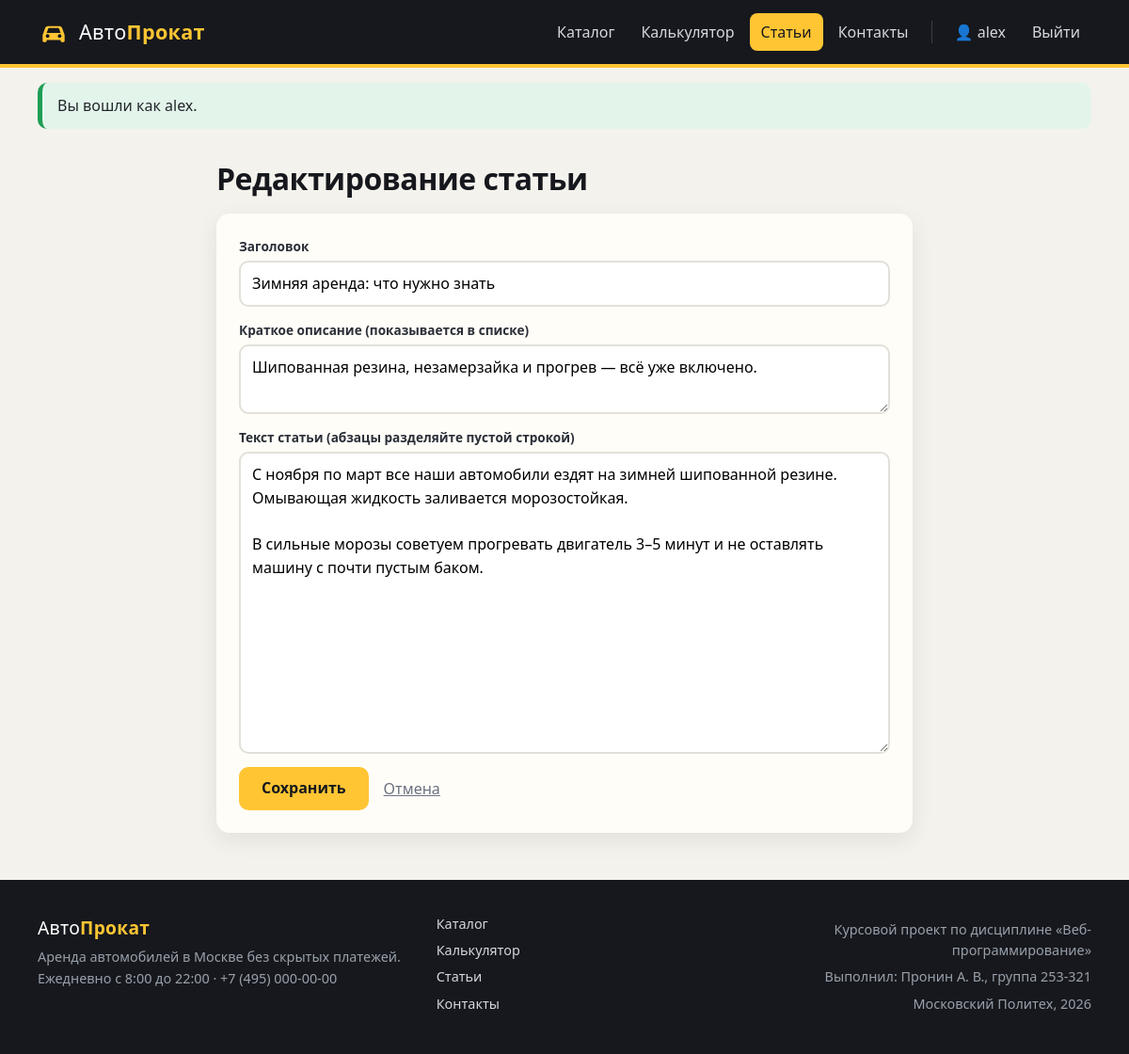
/articles/7/edit (signed in), run on the app's committed database.
### tables this page shows
CREATE TABLE `users` (
    `id`            INT UNSIGNED NOT NULL AUTO_INCREMENT,
    `nickname`      VARCHAR(40)  NOT NULL,
    `email`         VARCHAR(120) NOT NULL,
    `password_hash` VARCHAR(255) NOT NULL,
    `created_at`    DATETIME     NOT NULL DEFAULT CURRENT_TIMESTAMP,
    PRIMARY KEY (`id`),
    UNIQUE KEY `uq_users_nickname` (`nickname`),
    UNIQUE KEY `uq_users_email` (`email`)
);

CREATE TABLE `articles` (
    `id`         INT UNSIGNED NOT NULL AUTO_INCREMENT,
    `author_id`  INT UNSIGNED NOT NULL,
    `title`      VARCHAR(200) NOT NULL,
    `excerpt`    VARCHAR(400) NOT NULL,
    `body`       TEXT         NOT NULL,
    `created_at` DATETIME     NOT NULL DEFAULT CURRENT_TIMESTAMP,
    `updated_at` DATETIME     NULL,
    PRIMARY KEY (`id`),
    KEY `ix_articles_author` (`author_id`),
    CONSTRAINT `fk_articles_author` FOREIGN KEY (`author_id`) REFERENCES `users` (`id`) ON DELETE CASCADE
);

### src/Core/Controller.php (called while the page is built, shortened)
<?php
abstract class Controller
{
    protected function render(string $template, array $vars = [], int $code = 200): void
    {
        View::render($template, $vars, $code);
    }
    protected function requireLogin(): void
    {
        if (!Auth::check()) {
            flash('info', 'Войдите, чтобы продолжить.');
            if (($_SERVER['REQUEST_METHOD'] ?? 'GET') === 'GET') {
                $_SESSION['after_login'] = (string) ($_GET['route'] ?? '');
            }
            $this->redirect('login');
        }
    }
}

### src/Controllers/ArticlesController.php (called while the page is built, shortened)
<?php
final class ArticlesController extends Controller
{
    public function edit(int $id): void
    {
        $article = $this->ownArticle($id);
        $this->render('articles/form', [
            'title'   => 'Редактирование статьи',
            'article' => $article,
            'action'  => url('articles/' . $id . '/edit'),
            'errors'  => [],
        ]);
    }
    private function ownArticle(int $id): ?array
    {
        $this->requireLogin();
        $article = Article::find($id);
        return $article;
    }
}

### index.php (called while the page is built, shortened)
<?php
spl_autoload_register(function (string $class): void {
    $prefix = 'App\\';
    if (str_starts_with($class, $prefix)) {
        $file = __DIR__ . '/src/' . str_replace('\\', '/', substr($class, strlen($prefix))) . '.php';
    }
});
require __DIR__ . '/src/helpers.php';
$route  = trim((string) ($_GET['route'] ?? ''), '/');
$method = $_SERVER['REQUEST_METHOD'] ?? 'GET';
$router = new App\Core\Router(require __DIR__ . '/src/routes.php');
$router->dispatch($method, $route);

### src/helpers.php (called while the page is built, shortened)
<?php
function e(mixed $value): string
{
    return htmlspecialchars((string) $value, ENT_QUOTES, 'UTF-8');
}
function url(string $path = '', array $query = []): string
{
    $link = App::baseUrl() . '/' . ltrim($path, '/');
    $query = array_filter($query, fn ($v) => $v !== '' && $v !== null);
    return $query ? $link . '?' . http_build_query($query) : $link;
}
function asset(string $path): string
{
    $file = App::root() . '/assets/' . $path;
    $v = is_file($file) ? filemtime($file) : 1;
    return App::baseUrl() . '/assets/' . $path . '?v=' . $v;
}
function take_flashes(): array
{
    $list = $_SESSION['_flash'] ?? [];
    return $list;
}

### src/Core/Auth.php (called while the page is built, shortened)
<?php
final class Auth
{
    private static ?array $user = null;
    private static bool $loaded = false;
    public static function user(): ?array
    {
        if (!self::$loaded) {
            self::$loaded = true;
            $id = $_SESSION['user_id'] ?? null;
            self::$user = $id ? User::find((int) $id) : null;
        }
        return self::$user;
    }
    public static function check(): bool
    {
        return self::user() !== null;
    }
    public static function id(): ?int
    {
        return self::user()['id'] ?? null;
    }
}

### src/Core/App.php (called while the page is built, shortened)
<?php
final class App
{
    private static array $config = [];
    private static string $root = '';
    private static string $baseUrl = '';
    public static function init(array $config, string $root): void
    {
        self::$config = $config;
        self::$root   = $root;
        $dir = str_replace('\\', '/', dirname($_SERVER['SCRIPT_NAME'] ?? '/index.php'));
        self::$baseUrl = rtrim($dir, '/');
    }
    public static function config(string $key, mixed $default = null): mixed
    {
        $value = self::$config;
        foreach (explode('.', $key) as $part) {
            $value = $value[$part];
        }
        return $value;
    }
    public static function root(): string
    {
        return self::$root;
    }
    public static function baseUrl(): string
    {
        return self::$baseUrl;
    }
}

### src/Core/Db.php (called while the page is built, shortened)
<?php
final class Db
{
    private static ?Db $instance = null;
    private PDO $pdo;
    private function __construct()
    {
        $dsn = getenv('APP_DB_DSN') ?: sprintf(
            'mysql:host=%s;dbname=%s;charset=utf8mb4',
            App::config('db.host'),
            App::config('db.name')
        );
        $this->pdo = new PDO($dsn, App::config('db.user'), App::config('db.password'), [
            PDO::ATTR_ERRMODE            => PDO::ERRMODE_EXCEPTION,
            PDO::ATTR_DEFAULT_FETCH_MODE => PDO::FETCH_ASSOC,
            PDO::ATTR_EMULATE_PREPARES   => false,
        ]);
    }
    public static function get(): self
    {
        return self::$instance ??= new self();
    }
    public function one(string $sql, array $params = []): ?array
    {
        $stmt = $this->pdo->prepare($sql);
        $stmt->execute($params);
        $row = $stmt->fetch();
        return $row === false ? null : $row;
    }
}

### src/Models/User.php (called while the page is built, shortened)
<?php
final class User
{
    public static function find(int $id): ?array
    {
        return Db::get()->one('SELECT id, nickname, email, created_at FROM users WHERE id = ?', [$id]);
    }
}

### src/Models/Article.php (called while the page is built, shortened)
<?php
final class Article
{
    public static function find(int $id): ?array
    {
        return Db::get()->one(
            'SELECT a.*, u.nickname AS author
             FROM articles a JOIN users u ON u.id = a.author_id
             WHERE a.id = ?',
            [$id]
        );
    }
}

### templates/articles/form.php (the view, shortened to what this page needs)
<section class="wrap section narrow">
    <h1><?= e($title) ?></h1>
    <form class="panel form" method="post" action="<?= e($action) ?>">
        <label class="field field--wide<?= isset($errors['title']) ? ' has-error' : '' ?>">
            <span>Заголовок</span>
            <input type="text" name="title" value="<?= e($article['title']) ?>" maxlength="200" required>
        </label>
        <label class="field field--wide<?= isset($errors['excerpt']) ? ' has-error' : '' ?>">
            <span>Краткое описание (показывается в списке)</span>
            <textarea name="excerpt" rows="2" maxlength="400" required><?= e($article['excerpt']) ?></textarea>
        </label>
        <label class="field field--wide<?= isset($errors['body']) ? ' has-error' : '' ?>">
            <span>Текст статьи (абзацы разделяйте пустой строкой)</span>
            <textarea name="body" rows="12" required><?= e($article['body']) ?></textarea>
        </label>
        <div class="form__actions">
            <button class="btn btn--accent" type="submit">Сохранить</button>
            <a href="<?= isset($article['id']) ? url('articles/' . $article['id']) : url('articles') ?>" class="link-reset">Отмена</a>
        </div>
    </form>
</section>

### src/Core/Router.php (shortened to what this page needs)
<?php
final class Router
{
    public function dispatch(string $method, string $path): void
    {
        foreach ($this->routes as [$routeMethod, $pattern, $handler]) {
            if (!preg_match('~^' . $pattern . '$~u', $path, $matches)) {
                continue;
            }
            array_shift($matches);
            [$controllerClass, $action] = $handler;
            $params = array_map(fn ($v) => ctype_digit($v) ? (int) $v : $v, $matches);
            try {
                (new $controllerClass())->$action(...$params);
            } catch (\PDOException $e) {
                View::error(500, 'Ошибка базы данных', $e->getMessage());
            }
            return;
        }
    }
}

### templates/layout.php (shortened to what this page needs)
<?php
$current = (string) ($_GET['route'] ?? '');
$nav = [
    'cars'       => 'Каталог',
    'calculator' => 'Калькулятор',
    'articles'   => 'Статьи',
    'contacts'   => 'Контакты',
];
$user = Auth::user();
?>
<!DOCTYPE html>
<html lang="ru">
<head>
    <link rel="stylesheet" href="<?= asset('css/style.css') ?>">
</head>
<body>
<header class="header">
    <div class="wrap header__row">
        <a class="logo" href="<?= url() ?>">
            <span>Авто<b>Прокат</b></span>
        </a>
        <nav class="nav" data-nav>
<?php foreach ($nav as $path => $label): ?>
            <a href="<?= url($path) ?>" class="nav__link<?= str_starts_with($current, $path) ? ' is-active' : '' ?>"><?= $label ?></a>
<?php endforeach; ?>
<?php if ($user): ?>
            <a href="<?= url('account') ?>" class="nav__link nav__user<?= $current === 'account' ? ' is-active' : '' ?>">👤 <?= e($user['nickname']) ?></a>
            <form method="post" action="<?= url('logout') ?>" class="nav__logout">
                <button type="submit" class="nav__link">Выйти</button>
            </form>
<?php else: ?>
            <a href="<?= url('login') ?>" class="nav__link<?= $current === 'login' ? ' is-active' : '' ?>">Вход</a>
            <a href="<?= url('register') ?>" class="btn btn--accent btn--sm">Регистрация</a>
<?php endif; ?>
        </nav>
    </div>
</header>
<main class="main">
    <div class="wrap">
<?php foreach (take_flashes() as $f): ?>
        <div class="flash flash--<?= e($f['type']) ?>"><?= e($f['text']) ?></div>
<?php endforeach; ?>
    </div>
<?= $content ?>
</main>
<footer class="footer">
    <div class="wrap footer__row">
        <div>
            <div class="logo logo--footer"><span>Авто<b>Прокат</b></span></div>
            <p>Аренда автомобилей в Москве без скрытых платежей.<br>Ежедневно с 8:00 до 22:00 · +7 (495) 000-00-00</p>
        </div>
        <div class="footer__links">
<?php foreach ($nav as $path => $label): ?>
            <a href="<?= url($path) ?>"><?= $label ?></a>
<?php endforeach; ?>
        </div>
        <div class="footer__meta">
            <p>Курсовой проект по дисциплине «Веб-программирование»</p>
            <p>Выполнил: <?= e(App::config('author')) ?></p>
            <p>Московский Политех, <?= date('Y') ?></p>
        </div>
    </div>
</footer>
</body>
</html>

### assets/css/style.css (style rules this page uses)
:root { --ink: #16181d; --ink-2: #2a2e37; --text: #23262d; --muted: #6b7180; --line: #e2e0d8; --bg: #f4f2ec; --card: #fffdf8; --accent: #ffc533; --accent-2: #f0a800; --blue: #2f6fed; --green: #1f9d55; --red: #d64545; --radius: 14px; --shadow: 0 8px 24px rgba(22, 24, 29, .08); }
*, *::before, *::after { box-sizing: border-box; }
html { scroll-behavior: smooth; }
body { margin: 0; min-height: 100vh; display: flex; flex-direction: column; font: 16px/1.55 "Segoe UI", system-ui, -apple-system, Roboto, Arial, sans-serif; color: var(--text); background: var(--bg); }
h1, h2, h3 { line-height: 1.2; color: var(--ink); }
h1 { font-size: 2rem; margin: 0 0 18px; letter-spacing: -.5px; }
a { color: var(--blue); }
.wrap { width: 100%; max-width: 1160px; margin: 0 auto; padding: 0 20px; }
.main { flex: 1; padding-bottom: 50px; }
.section { padding-top: 34px; }
.narrow { max-width: 780px; }
.header { position: sticky; top: 0; z-index: 10; background: var(--ink); color: #fff; border-bottom: 4px solid var(--accent); }
.header__row { display: flex; align-items: center; gap: 24px; min-height: 68px; }
.logo { display: flex; align-items: center; gap: 10px; color: #fff; text-decoration: none; font-size: 1.35rem; font-weight: 300; letter-spacing: .3px; }
.logo b { color: var(--accent); font-weight: 800; }
.logo__icon { width: 34px; height: 34px; color: var(--accent); }
.nav { display: flex; align-items: center; gap: 4px; margin-left: auto; }
.nav__link { padding: 8px 12px; border: 0; border-radius: 8px; background: none; color: #d5d8de; font: inherit; text-decoration: none; cursor: pointer; }
.nav__link.is-active { color: var(--ink); background: var(--accent); }
.nav__logout { margin: 0; }
.btn { display: inline-flex; align-items: center; justify-content: center; gap: 6px; padding: 11px 22px; border: 2px solid var(--ink); border-radius: 10px; background: var(--ink); color: #fff; font-family: inherit; font-size: 1rem; font-weight: 600; line-height: 1.2; text-decoration: none; cursor: pointer; transition: transform .12s, background .15s; }
.btn--accent { background: var(--accent); border-color: var(--accent); color: var(--ink); }
.link-reset { color: var(--muted); }
.flash { margin: 16px 0 0; padding: 12px 16px; border-radius: 10px; border-left: 5px solid var(--blue); background: #e9f0ff; }
.flash--success { border-color: var(--green); background: #e3f5ea; }
.panel { padding: 24px; border-radius: var(--radius); background: var(--card); box-shadow: var(--shadow); }
.form { display: grid; gap: 14px; }
.form__actions { display: flex; align-items: center; gap: 16px; }
.field { display: flex; flex-direction: column; gap: 5px; }
.field--wide { margin-bottom: 14px; }
.form .field--wide { margin-bottom: 0; }
.field > span { font-size: .85rem; font-weight: 600; color: var(--ink-2); }
.field input, .field select, .field textarea { width: 100%; padding: 10px 12px; border: 2px solid var(--line); border-radius: 10px; background: #fff; font: inherit; }
.field textarea { resize: vertical; }
.footer { background: var(--ink); color: #9aa0ab; padding: 36px 0; font-size: .9rem; }
.footer__row { display: grid; grid-template-columns: 1.3fr 1fr 1.2fr; gap: 30px; }
.footer p { margin: 6px 0; }
.logo--footer { font-size: 1.2rem; }
.footer__links { display: flex; flex-direction: column; gap: 6px; }
.footer__links a { color: #d5d8de; text-decoration: none; }
.footer__meta { text-align: right; }

### data on the page
users: nickname "alex"
articles: title "Зимняя аренда: что нужно знать", excerpt "Шипованная резина, незамерзайка и прогрев — всё уже включено.", body "С ноября по март все наши автомобили ездят на зимней шипованной резине. Омывающая жидкость заливается морозостойкая. В сильные морозы советуем прогревать двигатель 3–5 минут и не оставлять машину с почти пустым баком."

### other printed values
$label "Каталог"
$label "Калькулятор"
$label "Статьи"
$label "Контакты"
$f['text'] "Вы вошли как alex."
